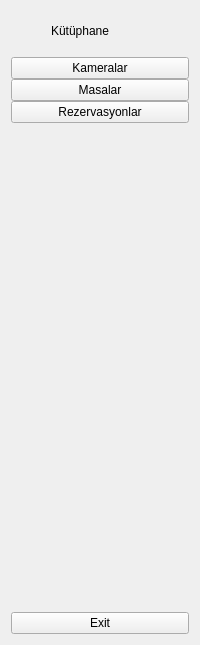
     <widget class="QWidget" name="full_menu_widget" native="true">
      <layout class="QVBoxLayout" name="verticalLayout_4">
       <item>
        <layout class="QHBoxLayout" name="horizontalLayout_2">
         <property name="spacing">
          <number>0</number>
         </property>
         <item>
          <widget class="QLabel" name="logo_label_2">
           <property name="minimumSize">
            <size>
             <width>40</width>
             <height>40</height>
            </size>
           </property>
           <property name="maximumSize">
            <size>
             <width>40</width>
             <height>40</height>
            </size>
           </property>
           <property name="text">
            <string/>
           </property>
           <property name="pixmap">
            <pixmap>:/icon/icon/library-32.jpg</pixmap>
           </property>
           <property name="scaledContents">
            <bool>true</bool>
           </property>
          </widget>
         </item>
         <item>
          <widget class="QLabel" name="logo_label_3">
           <property name="font">
            <font>
             <family>MS Shell Dlg 2</family>
             <pointsize>8</pointsize>
             <weight>9</weight>
             <italic>false</italic>
             <bold>false</bold>
            </font>
           </property>
           <property name="text">
            <string>&lt;html&gt;&lt;head/&gt;&lt;body&gt;&lt;p&gt;&lt;span style=&quot; font-size:9pt;&quot;&gt;Kütüphane&lt;/span&gt;&lt;/p&gt;&lt;/body&gt;&lt;/html&gt;</string>
           </property>
          </widget>
         </item>
        </layout>
       </item>
       <item>
        <layout class="QVBoxLayout" name="verticalLayout_2">
         <property name="spacing">
          <number>0</number>
         </property>
         <item>
          <widget class="QPushButton" name="kamera_btn_2">
           <property name="text">
            <string>Kameralar</string>
           </property>
           <property name="icon">
            <iconset resource="resource.qrc">
             <normaloff>:/icon/icons/security-camera-32.ico</normaloff>
             <normalon>icons/security-camera-48.ico</normalon>:/icon/icons/security-camera-32.ico</iconset>
           </property>
           <property name="iconSize">
            <size>
             <width>20</width>
             <height>20</height>
            </size>
           </property>
           <property name="checkable">
            <bool>true</bool>
           </property>
           <property name="autoExclusive">
            <bool>true</bool>
           </property>
          </widget>
         </item>
         <item>
          <widget class="QPushButton" name="masalar_btn_2">
           <property name="text">
            <string>Masalar</string>
           </property>
           <property name="icon">
            <iconset resource="resource.qrc">
             <normaloff>:/icon/icons/chair-6-32.ico</normaloff>
             <normalon>:/icon/icons/chair-6-48.ico</normalon>:/icon/icons/chair-6-32.ico</iconset>
           </property>
           <property name="iconSize">
            <size>
             <width>20</width>
             <height>20</height>
            </size>
           </property>
           <property name="checkable">
            <bool>true</bool>
           </property>
           <property name="autoExclusive">
            <bool>true</bool>
           </property>
          </widget>
         </item>
         <item>
          <widget class="QPushButton" name="rezervasyon_2">
           <property name="text">
            <string>Rezervasyonlar</string>
           </property>
           <property name="icon">
            <iconset resource="resource.qrc">
             <normaloff>:/icon/icons/book-stack-32.ico</normaloff>
             <normalon>:/icon/icons/book-stack-48.ico</normalon>:/icon/icons/book-stack-32.ico</iconset>
           </property>
           <property name="iconSize">
            <size>
             <width>20</width>
             <height>20</height>
            </size>
           </property>
           <property name="checkable">
            <bool>true</bool>
           </property>
           <property name="autoExclusive">
            <bool>true</bool>
           </property>
          </widget>
         </item>
        </layout>
       </item>
       <item>
        <spacer name="verticalSpacer_2">
         <property name="orientation">
          <enum>Qt::Vertical</enum>
         </property>
         <property name="sizeHint" stdset="0">
          <size>
           <width>17</width>
           <height>483</height>
          </size>
         </property>
        </spacer>
       </item>
       <item>
        <widget class="QPushButton" name="exit_btn_2">
         <property name="text">
          <string>Exit</string>
         </property>
         <property name="icon">
          <iconset resource="resource.qrc">
           <normaloff>:/icon/icons/close-window-64.ico</normaloff>:/icon/icons/close-window-64.ico</iconset>
         </property>
         <property name="iconSize">
          <size>
           <width>20</width>
           <height>20</height>
          </size>
         </property>
        </widget>
       </item>
      </layout>
     </widget>
